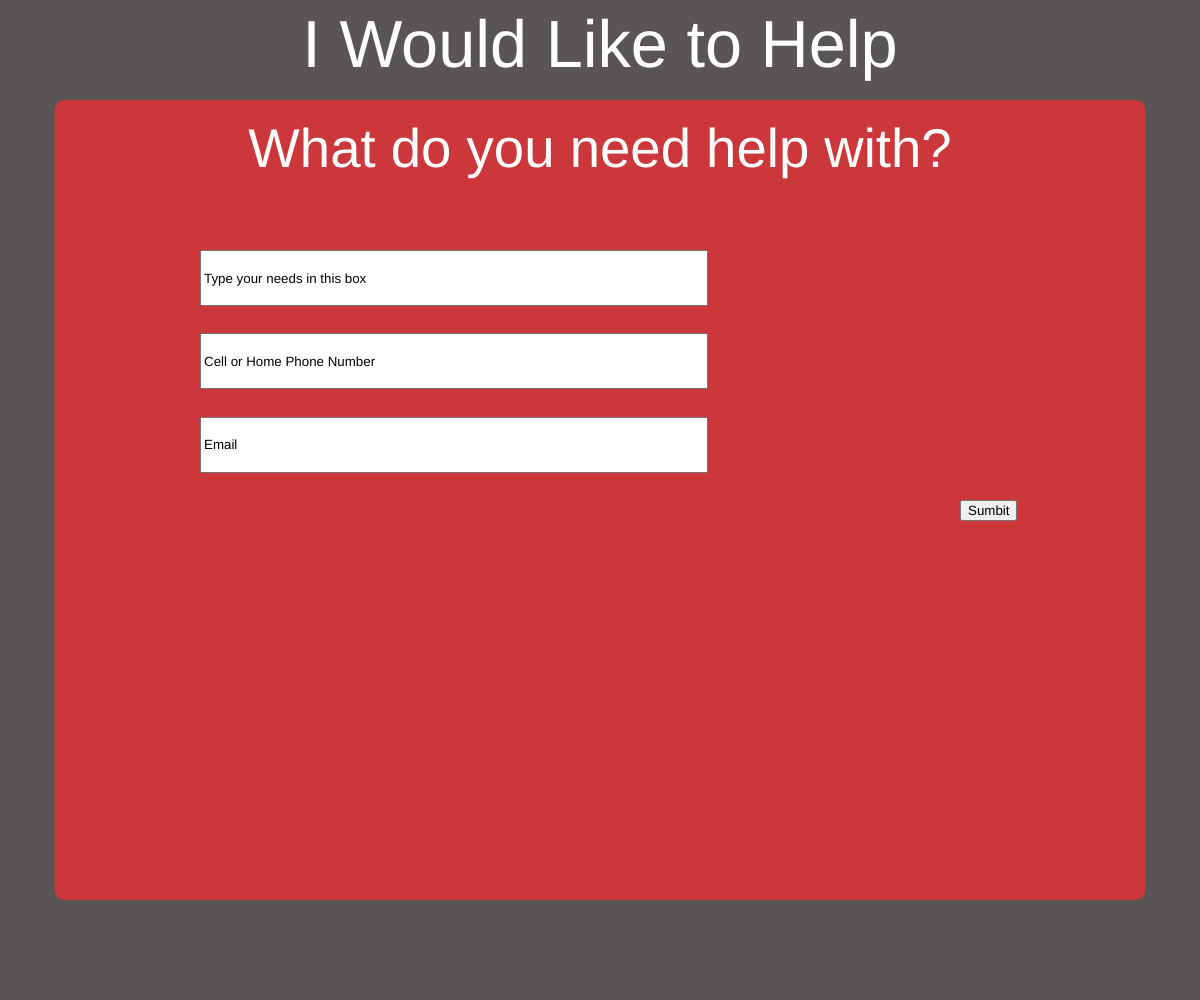
Frame 1 (no input)
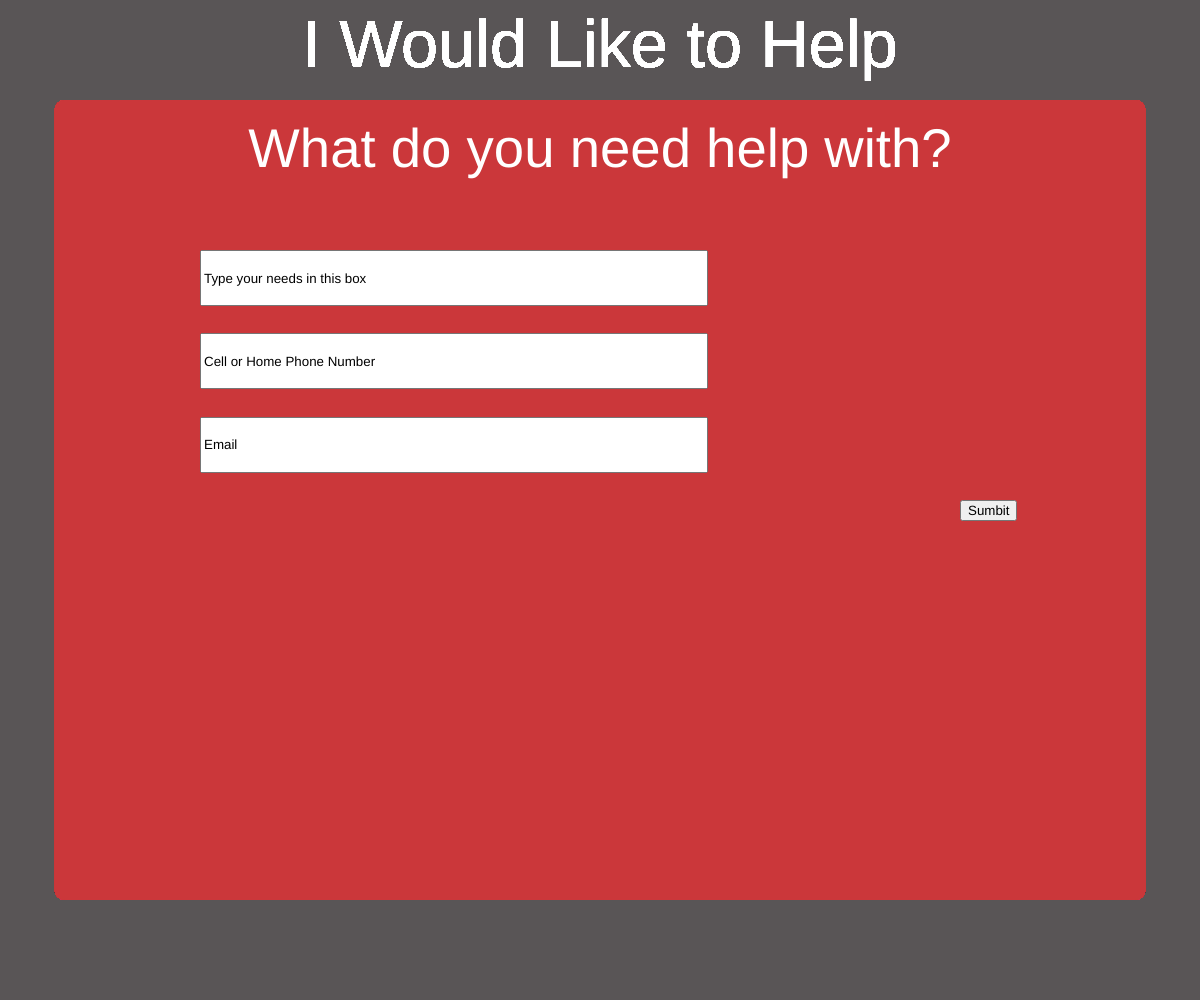
Frame 60 (no input)
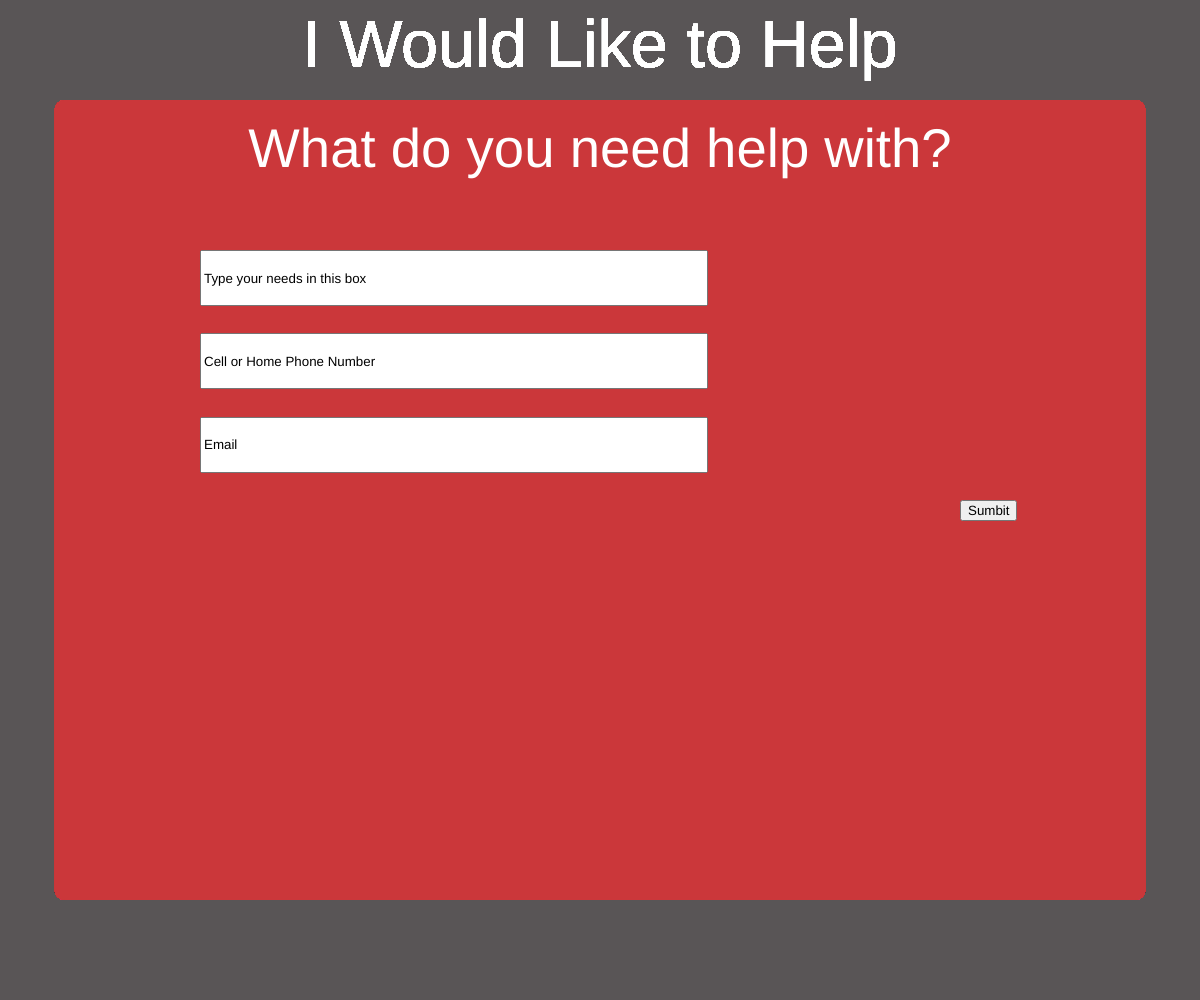
Frame 120 (the mouse pressed at the canvas centre since frame 60)

The p5.js sketch that drew these frames (run headless with seeded random() and noise() and a simulated clock; from frame 60 on, the mouse is pressed at the canvas centre):

// p5.js sketch
// ── sketch.js
let button
function setup() {



  createCanvas(windowWidth, windowHeight)
  textAlign(CENTER)
  rectMode(CENTER)
  background(89, 85, 86)
  noStroke();

  let inp = createInput('Type your needs in this box');
    inp.input(myInputEvent);
    inp.position(width/6,height/4);
    inp.size(500,50);

      inp = createInput('Cell or Home Phone Number');
      inp.input(myInputEvent);
      inp.position(width/6,height/3);
      inp.size(500,50);

      inp = createInput('Email');
      inp.input(myInputEvent);
      inp.position(width/6,height/2.4);
      inp.size(500,50);

  let sub = createButton('Sumbit')
    sub.position(width/1.25,height/2);


}

function draw() {


  //title text
  fill(255)
  textSize(width/18)
  text("I Would Like to Help",windowWidth/2,windowHeight/15)
  //big box
  fill(203, 55, 58)
  rect(windowWidth/2,windowHeight/2, windowWidth/1.1, windowHeight/1.25, 10)
  //subtitle text
  fill(255)
  textSize(width/22)
  text("What do you need help with?",windowWidth/2,windowHeight/6)
  //tasks
}

function myInputEvent() {
  console.log('you are typing: ', this.value());

}
